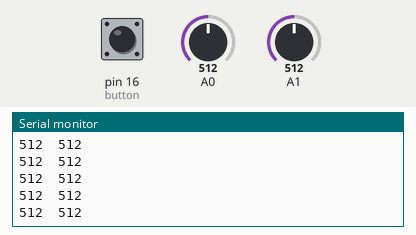
The sketch below on a simulated Arduino Leonardo, built with avr-gcc and run on an emulated ATmega32U4. On the bench: the last lines printed to the serial monitor. Inputs (shaded band) come from the test bench; at power-on: A0 = 512, A1 = 512, pin 16 (button) HIGH.

Above: at 1.2 s.
1.3 s: A0 set to 716
At 2.2 s:
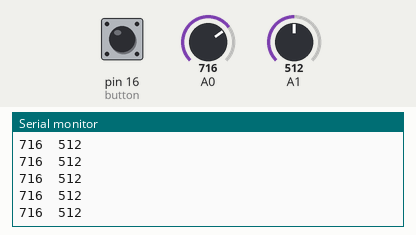
2.8 s: A1 set to 716
At 3.8 s:
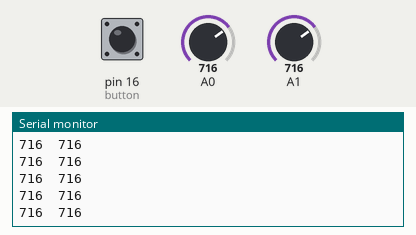
4.3 s: A0 set to 900
At 5.3 s:
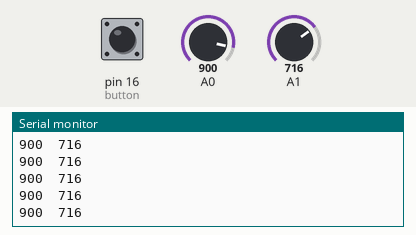
5.8 s: A1 set to 900
At 6.8 s:
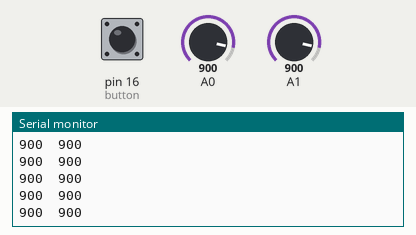
Timing chart, 0 to 8.3 s (numbered marks = the images above; inputs shaded):
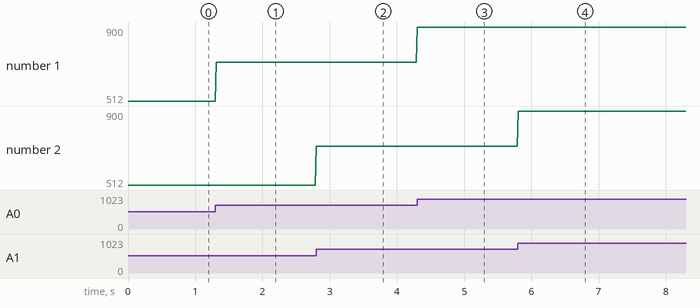

The sketch:

joystick.ino
```cpp
#include <Bounce.h>
#include <Keyboard.h>

Bounce button = Bounce(16, 10);

void setup() {
  Serial.begin(9600);
  pinMode(16, INPUT_PULLUP);
}

void loop() {
  button.update();

  if (button.fallingEdge()) {
    Keyboard.press(KEY_SPACE);
  }

  if (button.risingEdge()) {
    Keyboard.release(KEY_SPACE);
  }

  int sensor1 = analogRead(A0);
  delay(1);
  int sensor2 = analogRead(A1);


  int yAxis = map(sensor1, 0, 1023, -5, 5);
  int xAxis = map(sensor2, 0, 1023, -5, 5);

  Serial.print(sensor1);
  Serial.print("  ");
  Serial.println(sensor2);

  if (xAxis <= -4) {
    Keyboard.press(KEY_RIGHT);
    Keyboard.release(KEY_RIGHT);
  } else if (xAxis >= 4) {
    Keyboard.press(KEY_LEFT);
    Keyboard.release(KEY_LEFT);
  } else {
    Keyboard.release(KEY_RIGHT);
    Keyboard.release(KEY_LEFT);
  }

  if (yAxis >= 4) {
    Keyboard.press(KEY_UP);
    Keyboard.release(KEY_UP);
  } else if (yAxis <= -4) {
    Keyboard.press(KEY_DOWN);
    Keyboard.release(KEY_DOWN);
  } else {
    Keyboard.release(KEY_UP);
    Keyboard.release(KEY_DOWN);
  }

  delay(15);
}
```

Measured:
- after the input at 1.3 s, the serial monitor: prints a new line at once (image 1)
- after the input at 2.8 s, the serial monitor: prints a new line at once (image 2)
- after the input at 4.3 s, the serial monitor: prints a new line at once (image 3)
- after the input at 5.8 s, the serial monitor: prints a new line at once (image 4)
- plotted number 1: 512 → 716 after the input at 1.3 s, 716 → 900 after the input at 4.3 s
